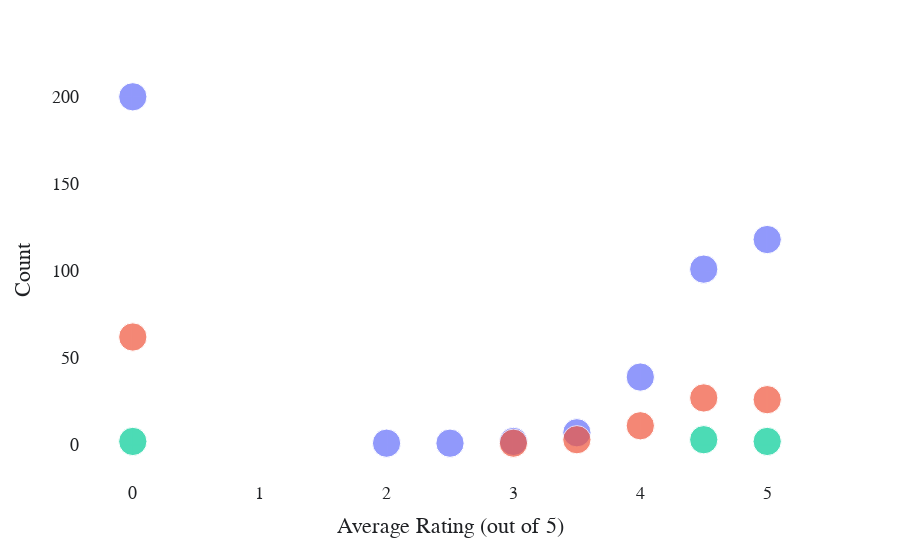

Notebook code for this chart:
### Code cell
#This plot does not have number of likes associated with size!

import plotly.express as px

fig = px.scatter(x=diff_l_r['rating'], y=diff_l_r['count'], color = diff_l_r['difficulty'], 
                 size = [1.5]*len(diff_l_r['difficulty']))

fig.update_layout(
    xaxis_title = 'Average Rating (out of 5)',
    yaxis_title = 'Count',
    title={
        #'text': "How are dishes rated depending on their difficulty?",
        #'y':0.9,
        #'x':0.5,
        #'xanchor': 'center',
        'yanchor': 'top'},
    font = {'family': 'Arial',
           'size': 18,
           'color': 'rgb(31,33,36)'},
    plot_bgcolor = 'rgba(0,0,0,0)',
    paper_bgcolor = 'rgba(0,0,0,0)',
    #legend_title = 'Difficulty Level',
    showlegend = False
)


fig.show()

### Figure 1 — Plotly figure (JSON) as saved in the notebook; plotly's stock layout.template omitted (floating-point values rounded to 4 significant figures)
{"data": [{"hovertemplate": "color=Easy<br>x=%{x}<br>y=%{y}<br>size=%{marker.size}<extra></extra>", "legendgroup": "Easy", "marker": {"color": "#636efa", "size": [1.5, 1.5, 1.5, 1.5, 1.5, 1.5, 1.5, 1.5], "sizemode": "area", "sizeref": 0.00375, "symbol": "circle"}, "mode": "markers", "name": "Easy", "orientation": "v", "showlegend": true, "type": "scatter", "x": [0, 2, 2.5, 3, 3.5, 4, 4.5, 5], "xaxis": "x", "y": [200, 1, 1, 2, 7, 39, 101, 118], "yaxis": "y"}, {"hovertemplate": "color=Medium<br>x=%{x}<br>y=%{y}<br>size=%{marker.size}<extra></extra>", "legendgroup": "Medium", "marker": {"color": "#EF553B", "size": [1.5, 1.5, 1.5, 1.5, 1.5, 1.5], "sizemode": "area", "sizeref": 0.00375, "symbol": "circle"}, "mode": "markers", "name": "Medium", "orientation": "v", "showlegend": true, "type": "scatter", "x": [0, 3, 3.5, 4, 4.5, 5], "xaxis": "x", "y": [62, 1, 3, 11, 27, 26], "yaxis": "y"}, {"hovertemplate": "color=Hard<br>x=%{x}<br>y=%{y}<br>size=%{marker.size}<extra></extra>", "legendgroup": "Hard", "marker": {"color": "#00cc96", "size": [1.5, 1.5, 1.5], "sizemode": "area", "sizeref": 0.00375, "symbol": "circle"}, "mode": "markers", "name": "Hard", "orientation": "v", "showlegend": true, "type": "scatter", "x": [0, 4.5, 5], "xaxis": "x", "y": [2, 3, 2], "yaxis": "y"}], "layout": {"font": {"color": "rgb(31,33,36)", "family": "Arial", "size": 18}, "legend": {"itemsizing": "constant", "title": {"text": "color"}, "tracegroupgap": 0}, "margin": {"t": 60}, "paper_bgcolor": "rgba(0,0,0,0)", "plot_bgcolor": "rgba(0,0,0,0)", "showlegend": false, "title": {"yanchor": "top"}, "xaxis": {"anchor": "y", "domain": [0, 1], "title": {"text": "Average Rating (out of 5)"}}, "yaxis": {"anchor": "x", "domain": [0, 1], "title": {"text": "Count"}}}}
